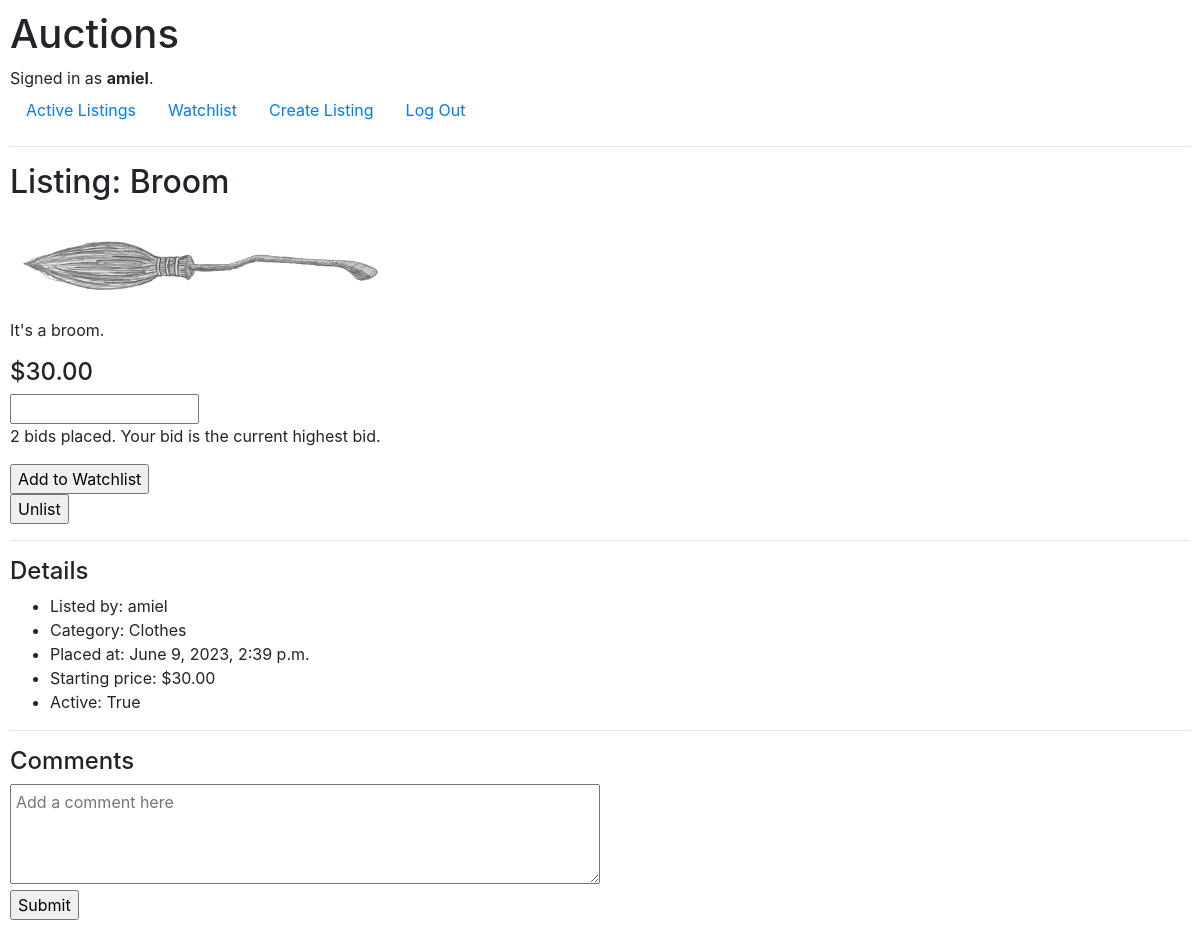
/listings/3 (signed in), run on an earlier commit of the app's database.
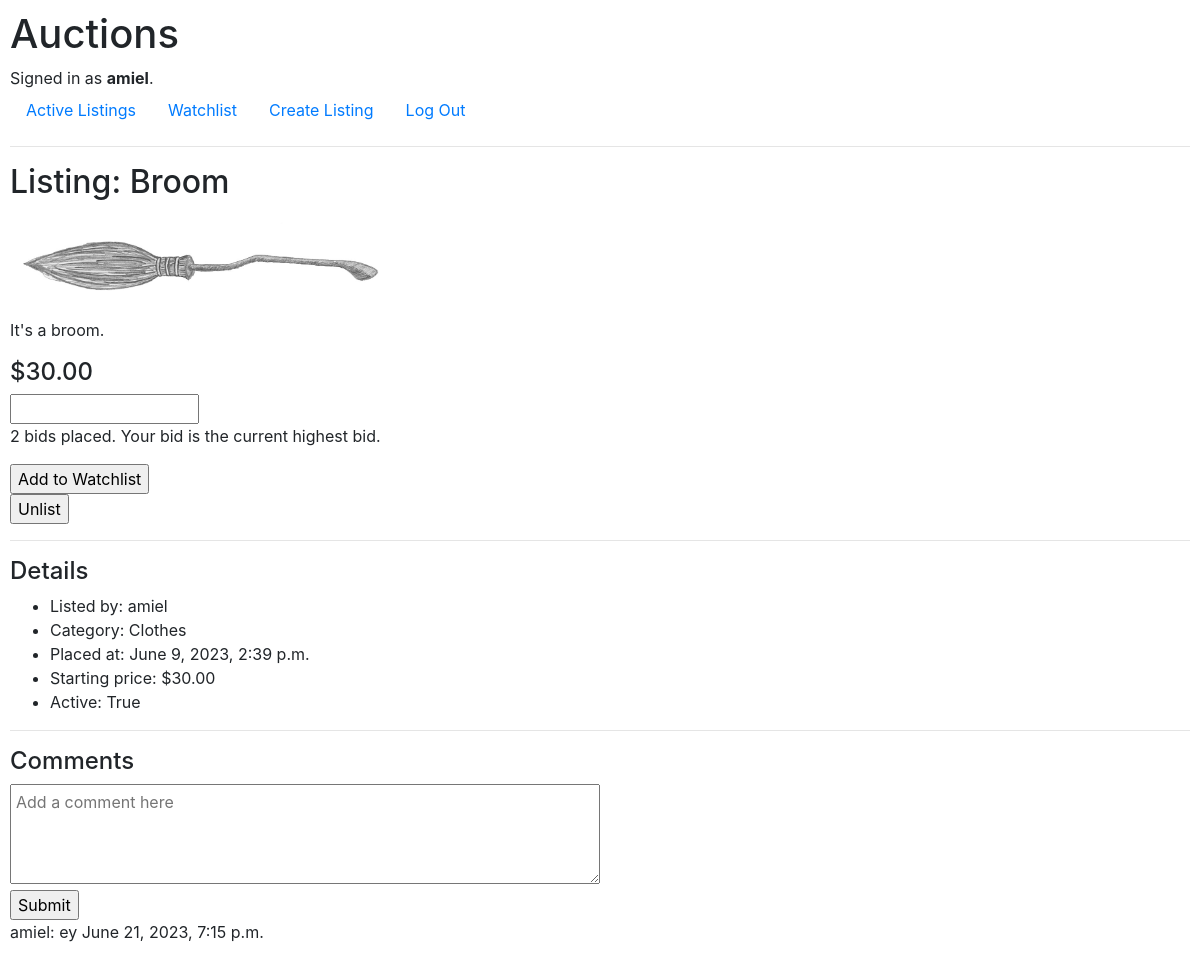
And on a later commit of the database.
### auctions/models.py (models this page shows, shortened)
class Comment(models.Model):
    comment = models.CharField(max_length=1000000000)
    commenter = models.ForeignKey(User, on_delete=models.CASCADE)
    listing = models.ForeignKey(Listing, on_delete=models.CASCADE, related_name="comments")
    time = models.DateTimeField(auto_now_add=True)

class User(AbstractUser):
    watchlist = models.ManyToManyField('Listing', related_name="watchlist")

### auctions/views.py (the view, shortened to what this page needs)
# urls.py: path("listings/<int:listing_id>", views.listing, name="listing")
def listing(request, listing_id):
    listing = Listing.objects.get(pk=listing_id)
    comments = listing.comments.all().order_by("-time")
    bids = listing.bids.all()
    bid_amount = len(bids)
    minimum_bid = listing.start_price
    if listing.start_price < listing.highest_bid():
        minimum_bid = float(listing.highest_bid())+0.01
    return render(request, "auctions/listing.html", {
        "bid_form": PlaceBidForm(min_value = minimum_bid),
        "comment_form": CommentForm(),
        "listing_id": listing_id,
        "listing": listing,
        "bids": bids,
        "comments": comments,
        "bid_amount": bid_amount,
        "in_watchlist": request.user.watchlist.filter(id=listing_id).exists()
    })

### auctions/views.py
class PlaceBidForm(forms.Form):
    bid_amount = forms.DecimalField(label="", max_digits=9, decimal_places=2, max_value=999999999.99)
    def __init__(self, *args, **kwargs):
        min_value = kwargs.pop('min_value', None)
        super().__init__(*args, **kwargs)
        if min_value is not None:
            self.fields['bid_amount'].widget.attrs['min'] = min_value

class CommentForm(forms.Form):
    comment = forms.CharField(label = "", widget=forms.Textarea(attrs={"placeholder": "Add a comment here"}))

### auctions/models.py (called while the page is built)
    def __str__(self):
        return f"{self.category}"

    def image_name(self):
        dir = self.image.name.split("/")
        return dir[-1]

    def highest_bid(self):
        highest_bid_instance = self.bids.order_by('-bid').first()
        if highest_bid_instance:
            return highest_bid_instance.bid
        return self.start_price

    def highest_bidder(self):
        highest_bid_instance = self.bids.order_by('-bid').first()
        if highest_bid_instance:
            return highest_bid_instance.bidder
        return "no bids yet"

### auctions/templates/auctions/listing.html (shortened to what this page needs)
{% extends "auctions/layout.html" %}
{% block body %}
    <h2>Listing: {{ listing.name }}</h2>
    <img src="/static/auctions/{{ listing.image_name }}" alt="Image of {{ listing.name }}">
    <p>{{ listing.description }}</p>
    <h4>${{ listing.highest_bid }}</h4>
    <form method="POST" action="{% url 'listing' listing_id=listing_id %}">
        {{ bid_form }}
    </form>
    {% if listing.highest_bidder == "no bids yet" %}
        <p>No bids yet.</p>
    {% else %}
        <p>
            {{ bid_amount }}
            {% if bid_amount == 1 %}
                bid
            {% else %}
                bids
            {% endif %}
            placed.
            {% if listing.highest_bidder == user %}
                Your bid is the current highest bid.
            {% endif %}
        </p>
    {% endif %}
    {% if listing.is_active %}
        <form method="POST" action="{% url 'listing' listing_id=listing_id %}">
            {% if in_watchlist %}
                <input name="remove" type="submit" value="Remove from Watchlist"/>
            {% else %}
                <input name="add" type="submit" value="Add to Watchlist"/>
            {% endif %}
        </form>
        {% if listing.lister == user %}
            <form method="POST" action="{% url 'listing' listing_id=listing_id %}">
                <input name="unlist" type="submit" value="Unlist">
            </form>
        {% endif %}
    {% endif %}
    <hr>
    <h4>Details</h4>
    <ul>
        <li>Listed by: {{ listing.lister }}</li>
        <li>Category: {{ listing.category }}</li>
        <li>Placed at: {{ listing.time }}</li>
        <li>Starting price: ${{ listing.start_price }}</li>
        <li>Active: {{ listing.is_active }}</li>
    </ul>
    <hr>
    <h4>Comments</h4>
    <form method="POST" action="{% url 'listing' listing_id=listing_id %}">
        {{ comment_form }}
        <br>
        <input type="submit">
    </form>
    {% for comment in comments %}
        <div>
            {{ comment.commenter }}:
            {{ comment.comment }}
            {{ comment.time }}
        </div>
        <br>
    {% endfor %}
{% endblock %}

What changed in the data, as far as the page shows it:
added Comment: commenter "amiel", comment "ey", time "June 21, 2023, 7:15 p.m."
